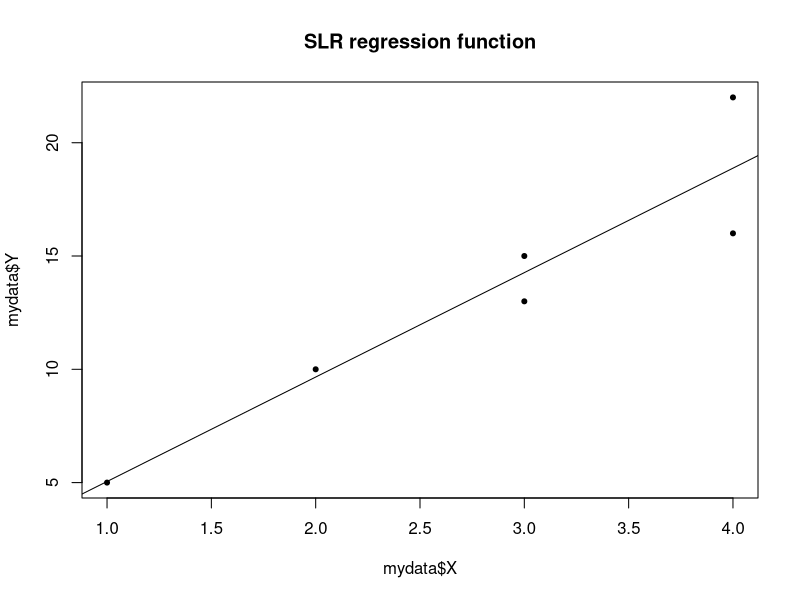

The R script that drew this image:
# HW6 - 1,3,4 - Consumer finance
setwd('/Users/Qihong/Code/github/STAT333_RegressionAnalysis/333hw6')
rm(list = ls())
mydata = read.table('CH05PR05.txt', header = F)
colnames(mydata)[1] = "Y"; # the number of competing loan companies in each city
colnames(mydata)[2] = "X"; # perThousand of company 

# convert the data into vector form
X = cbind(rep(1, length(mydata$X)), c(mydata$X))
Y = c(mydata$Y)

# play with the data
lm.fit = lm(mydata$Y ~ mydata$X)
plot(mydata$Y ~ mydata$X, pch = 20, main = 'SLR regression function')
abline(lm.fit)


# Question 1 - textbook 5.5

# a) Y'Y
t(Y) %*% Y

# b) X'X
t(X) %*% X

# C) X'Y
t(X) %*% Y


# Question 3, textbook 5.13
# invert X'X
solve(t(X) %*% X)


# Question 4, textbook 5.24 
# a) 
# 1) obtain beta vector
beta = solve(t(X) %*% X) %*% (t(X) %*% Y); beta

# 2) obtain residuals 
Yfitted = X %*% beta
residuals = Y - Yfitted;residuals

# 3) SSR
SSR = sum((Yfitted - mean(Y))^2);SSR

# 4) SSE
SSE = sum(residuals^2);SSE

# 5) variance and covariance matrix for betas
MSE = SSE / 4
beta_vcov = MSE * var(solve(t(X) %*% X)); beta_vcov

# 6) point estimate of Y when X = 4
Xhat = c(1, 4)
Yhat = Xhat %*% beta; Yhat

# 7) variance of a new prediction, where Xhat is 4
Yhat_var = MSE * (1 + t(Xhat) %*% solve(t(X) %*% X) %*% Xhat);Yhat_var

# b) variance of beta1 and beta0, and their covariance
beta_vcov
covariance_of_b0_and_b1 = beta_vcov[1,2];covariance_of_b0_and_b1
variance_b0 = beta_vcov[1,1];variance_b0
variance_b1 = beta_vcov[2,2];variance_b1


# c) the hat matrix 
H = X %*% solve((t(X) %*% X)) %*% t(X);H

# d) variance-covariance matrix for residuals
MSE * (diag(dim(H)[1]) - H)


